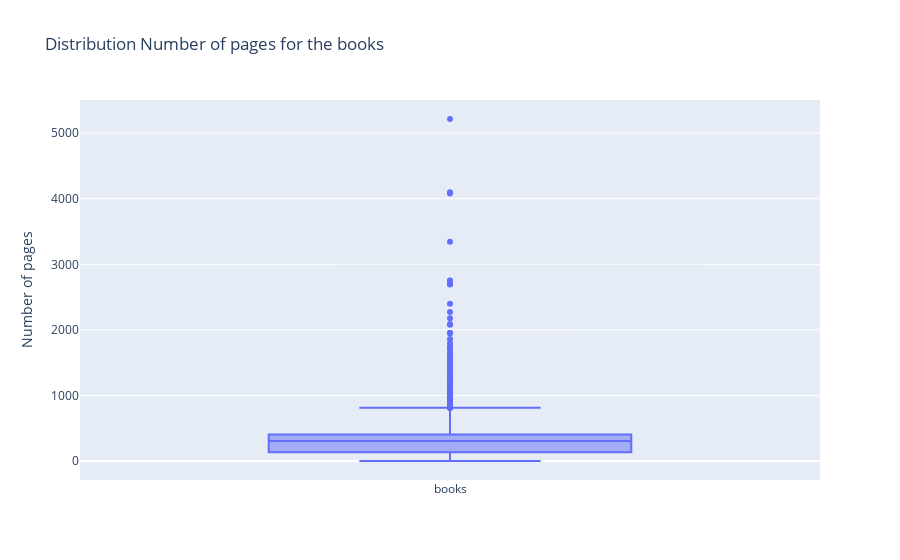

Notebook source saved alongside this figure:
### Code cell
layout = go.Layout(title="Distribution Number of pages for the books" , 
                   xaxis=dict(title="" ), 
                   yaxis=dict(title="Number of pages" )) 
fig = go.Figure(layout=layout)
# Use x instead of y argument for horizontal plot
fig.add_trace(go.Box(y=books['num_pages'],name='books')) #,boxmean='sd'
fig.show();

### Figure 1 — Plotly figure (JSON) as saved in the notebook; plotly's stock layout.template omitted (floating-point values rounded to 4 significant figures; data arrays with more than 128 entries replaced by an {"elided": "..."} marker saying what was removed)
{"data": [{"name": "books", "type": "box", "y": {"elided": "10000 int values"}}], "layout": {"title": {"text": "Distribution Number of pages for the books"}, "xaxis": {"title": {"text": ""}}, "yaxis": {"title": {"text": "Number of pages"}}}}
